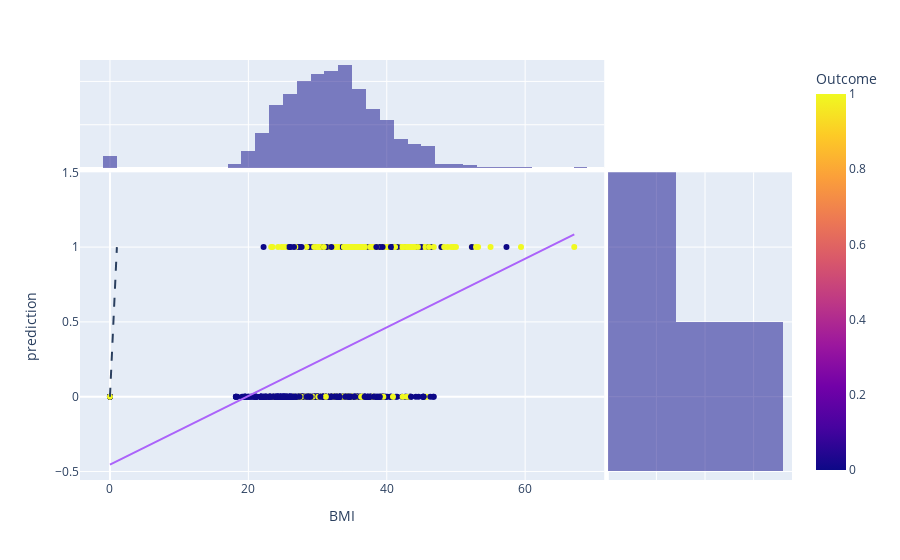

Source (notebook cell):
### Code cell
fig = px.scatter(
    df, x='BMI', y='prediction',
    marginal_x='histogram', marginal_y='histogram',
    color='Outcome', trendline='ols'
)
fig.update_traces(histnorm='probability', selector={'type':'histogram'})
fig.add_shape(
    type="line", line=dict(dash='dash'),
    x0=y.min(), y0=y.min(),
    x1=y.max(), y1=y.max()
)

fig.show()

### Figure 1 — Plotly figure (JSON) as saved in the notebook; plotly's stock layout.template omitted (floating-point values rounded to 4 significant figures; data arrays with more than 128 entries replaced by an {"elided": "..."} marker saying what was removed)
{"data": [{"hovertemplate": "BMI=%{x}<br>prediction=%{y}<br>Outcome=%{marker.color}<extra></extra>", "legendgroup": "", "marker": {"color": {"elided": "768 int values"}, "coloraxis": "coloraxis", "symbol": "circle"}, "mode": "markers", "name": "", "orientation": "v", "showlegend": false, "type": "scatter", "x": {"elided": "768 float values"}, "xaxis": "x", "y": {"elided": "768 int values"}, "yaxis": "y"}, {"alignmentgroup": "True", "bingroup": "x", "histnorm": "probability", "hovertemplate": "BMI=%{x}<br>count=%{y}<extra></extra>", "legendgroup": "", "marker": {"color": "#0d0887"}, "name": "", "offsetgroup": "", "opacity": 0.5, "showlegend": false, "type": "histogram", "x": {"elided": "768 float values"}, "xaxis": "x3", "yaxis": "y3"}, {"alignmentgroup": "True", "bingroup": "y", "histnorm": "probability", "hovertemplate": "prediction=%{y}<br>count=%{x}<extra></extra>", "legendgroup": "", "marker": {"color": "#0d0887"}, "name": "", "offsetgroup": "", "opacity": 0.5, "showlegend": false, "type": "histogram", "xaxis": "x2", "y": {"elided": "768 int values"}, "yaxis": "y2"}, {"hovertemplate": "<b>OLS trendline</b><br>prediction = 0.0229461 * BMI + -0.454158<br>R<sup>2</sup>=0.162152<br><br>BMI=%{x}<br>prediction=%{y} <b>(trend)</b><extra></extra>", "legendgroup": "", "marker": {"symbol": "circle"}, "mode": "lines", "name": "", "showlegend": false, "type": "scatter", "x": {"elided": "768 float values"}, "xaxis": "x", "y": {"elided": "768 float values"}, "yaxis": "y"}], "layout": {"barmode": "overlay", "coloraxis": {"colorbar": {"title": {"text": "Outcome"}}, "colorscale": [[0, "#0d0887"], [0.1111, "#46039f"], [0.2222, "#7201a8"], [0.3333, "#9c179e"], [0.4444, "#bd3786"], [0.5556, "#d8576b"], [0.6667, "#ed7953"], [0.7778, "#fb9f3a"], [0.8889, "#fdca26"], [1, "#f0f921"]]}, "legend": {"tracegroupgap": 0}, "margin": {"t": 60}, "shapes": [{"line": {"dash": "dash"}, "type": "line", "x0": 0, "x1": 1, "y0": 0, "y1": 1}], "xaxis": {"anchor": "y", "domain": [0, 0.7363], "title": {"text": "BMI"}}, "xaxis2": {"anchor": "y2", "domain": [0.7413, 1], "matches": "x2", "showgrid": true, "showline": false, "showticklabels": false, "ticks": ""}, "xaxis3": {"anchor": "y3", "domain": [0, 0.7363], "matches": "x", "showgrid": true, "showticklabels": false}, "xaxis4": {"anchor": "y4", "domain": [0.7413, 1], "matches": "x2", "showgrid": true, "showline": false, "showticklabels": false, "ticks": ""}, "yaxis": {"anchor": "x", "domain": [0, 0.7326], "title": {"text": "prediction"}}, "yaxis2": {"anchor": "x2", "domain": [0, 0.7326], "matches": "y", "showgrid": true, "showticklabels": false}, "yaxis3": {"anchor": "x3", "domain": [0.7426, 1], "matches": "y3", "showgrid": true, "showline": false, "showticklabels": false, "ticks": ""}, "yaxis4": {"anchor": "x4", "domain": [0.7426, 1], "matches": "y3", "showgrid": true, "showline": false, "showticklabels": false, "ticks": ""}}}
